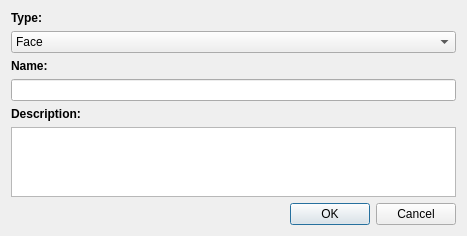
<?xml version="1.0" encoding="UTF-8"?>
<ui version="4.0">
 <class>RegionEditDialog</class>
 <widget class="QDialog" name="RegionEditDialog">
  <property name="geometry">
   <rect>
    <x>0</x>
    <y>0</y>
    <width>467</width>
    <height>204</height>
   </rect>
  </property>
  <property name="windowTitle">
   <string>Dialog</string>
  </property>
  <layout class="QVBoxLayout" name="verticalLayout">
   <item>
    <layout class="QVBoxLayout" name="verticalLayout_2">
     <item>
      <widget class="QLabel" name="label_2">
       <property name="font">
        <font>
         <weight>75</weight>
         <bold>true</bold>
        </font>
       </property>
       <property name="text">
        <string>Type:</string>
       </property>
      </widget>
     </item>
     <item>
      <widget class="QComboBox" name="typeComboBox">
       <item>
        <property name="text">
         <string>Face</string>
        </property>
       </item>
       <item>
        <property name="text">
         <string>Pet</string>
        </property>
       </item>
       <item>
        <property name="text">
         <string>Focus</string>
        </property>
       </item>
       <item>
        <property name="text">
         <string>Barcode</string>
        </property>
       </item>
      </widget>
     </item>
     <item>
      <widget class="QLabel" name="label_3">
       <property name="sizePolicy">
        <sizepolicy hsizetype="Fixed" vsizetype="Fixed">
         <horstretch>0</horstretch>
         <verstretch>0</verstretch>
        </sizepolicy>
       </property>
       <property name="font">
        <font>
         <weight>75</weight>
         <bold>true</bold>
        </font>
       </property>
       <property name="text">
        <string>Name:</string>
       </property>
      </widget>
     </item>
     <item>
      <widget class="QLineEdit" name="nameLineEdit"/>
     </item>
     <item>
      <spacer name="verticalSpacer">
       <property name="orientation">
        <enum>Qt::Vertical</enum>
       </property>
       <property name="sizeHint" stdset="0">
        <size>
         <width>20</width>
         <height>40</height>
        </size>
       </property>
      </spacer>
     </item>
     <item>
      <widget class="QLabel" name="label">
       <property name="sizePolicy">
        <sizepolicy hsizetype="Fixed" vsizetype="Fixed">
         <horstretch>0</horstretch>
         <verstretch>0</verstretch>
        </sizepolicy>
       </property>
       <property name="font">
        <font>
         <weight>75</weight>
         <bold>true</bold>
        </font>
       </property>
       <property name="text">
        <string>Description:</string>
       </property>
      </widget>
     </item>
     <item>
      <widget class="QPlainTextEdit" name="descriptionTextEdit"/>
     </item>
    </layout>
   </item>
   <item>
    <widget class="QDialogButtonBox" name="buttonBox">
     <property name="orientation">
      <enum>Qt::Horizontal</enum>
     </property>
     <property name="standardButtons">
      <set>QDialogButtonBox::Cancel|QDialogButtonBox::Ok</set>
     </property>
    </widget>
   </item>
  </layout>
 </widget>
 <resources/>
 <connections>
  <connection>
   <sender>buttonBox</sender>
   <signal>accepted()</signal>
   <receiver>RegionEditDialog</receiver>
   <slot>accept()</slot>
   <hints>
    <hint type="sourcelabel">
     <x>248</x>
     <y>254</y>
    </hint>
    <hint type="destinationlabel">
     <x>157</x>
     <y>274</y>
    </hint>
   </hints>
  </connection>
  <connection>
   <sender>buttonBox</sender>
   <signal>rejected()</signal>
   <receiver>RegionEditDialog</receiver>
   <slot>reject()</slot>
   <hints>
    <hint type="sourcelabel">
     <x>316</x>
     <y>260</y>
    </hint>
    <hint type="destinationlabel">
     <x>286</x>
     <y>274</y>
    </hint>
   </hints>
  </connection>
 </connections>
</ui>
